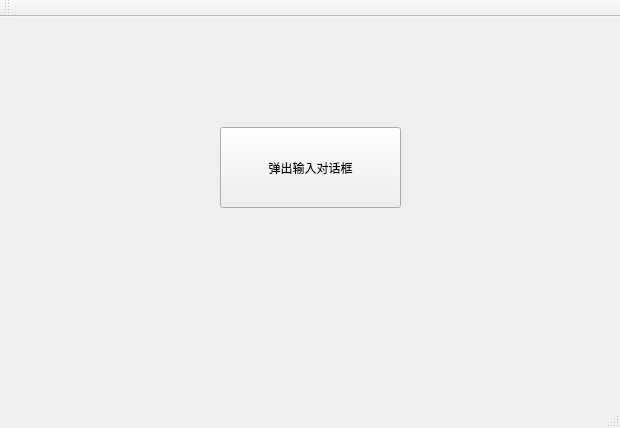
<?xml version="1.0" encoding="UTF-8"?>
<ui version="4.0">
 <class>MainWindow</class>
 <widget class="QMainWindow" name="MainWindow">
  <property name="geometry">
   <rect>
    <x>0</x>
    <y>0</y>
    <width>620</width>
    <height>428</height>
   </rect>
  </property>
  <property name="windowTitle">
   <string>MainWindow</string>
  </property>
  <widget class="QWidget" name="centralWidget">
   <widget class="QPushButton" name="pushButton">
    <property name="geometry">
     <rect>
      <x>220</x>
      <y>110</y>
      <width>181</width>
      <height>81</height>
     </rect>
    </property>
    <property name="text">
     <string>弹出输入对话框</string>
    </property>
   </widget>
  </widget>
  <widget class="QMenuBar" name="menuBar">
   <property name="geometry">
    <rect>
     <x>0</x>
     <y>0</y>
     <width>620</width>
     <height>26</height>
    </rect>
   </property>
  </widget>
  <widget class="QToolBar" name="mainToolBar">
   <attribute name="toolBarArea">
    <enum>TopToolBarArea</enum>
   </attribute>
   <attribute name="toolBarBreak">
    <bool>false</bool>
   </attribute>
  </widget>
  <widget class="QStatusBar" name="statusBar"/>
 </widget>
 <layoutdefault spacing="6" margin="11"/>
 <resources/>
 <connections/>
</ui>
